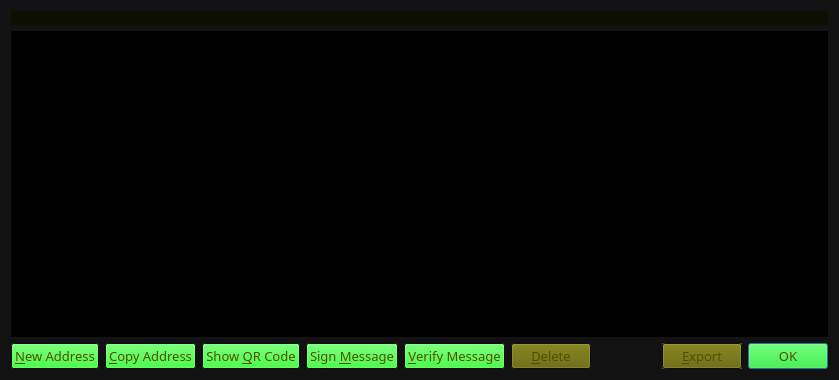
<?xml version="1.0" encoding="UTF-8"?>
<ui version="4.0">
 <class>AddressBookPage</class>
 <widget class="QWidget" name="AddressBookPage">
  <property name="geometry">
   <rect>
    <x>0</x>
    <y>0</y>
    <width>839</width>
    <height>380</height>
   </rect>
  </property>
  <property name="palette">
   <palette>
    <active>
     <colorrole role="WindowText">
      <brush brushstyle="SolidPattern">
       <color alpha="255">
        <red>255</red>
        <green>255</green>
        <blue>0</blue>
       </color>
      </brush>
     </colorrole>
     <colorrole role="Button">
      <brush brushstyle="SolidPattern">
       <color alpha="255">
        <red>0</red>
        <green>255</green>
        <blue>0</blue>
       </color>
      </brush>
     </colorrole>
     <colorrole role="Light">
      <brush brushstyle="SolidPattern">
       <color alpha="255">
        <red>0</red>
        <green>255</green>
        <blue>127</blue>
       </color>
      </brush>
     </colorrole>
     <colorrole role="Midlight">
      <brush brushstyle="SolidPattern">
       <color alpha="255">
        <red>170</red>
        <green>170</green>
        <blue>127</blue>
       </color>
      </brush>
     </colorrole>
     <colorrole role="Dark">
      <brush brushstyle="SolidPattern">
       <color alpha="255">
        <red>5</red>
        <green>5</green>
        <blue>5</blue>
       </color>
      </brush>
     </colorrole>
     <colorrole role="Mid">
      <brush brushstyle="SolidPattern">
       <color alpha="255">
        <red>7</red>
        <green>7</green>
        <blue>7</blue>
       </color>
      </brush>
     </colorrole>
     <colorrole role="Text">
      <brush brushstyle="SolidPattern">
       <color alpha="255">
        <red>0</red>
        <green>255</green>
        <blue>0</blue>
       </color>
      </brush>
     </colorrole>
     <colorrole role="BrightText">
      <brush brushstyle="SolidPattern">
       <color alpha="255">
        <red>0</red>
        <green>255</green>
        <blue>0</blue>
       </color>
      </brush>
     </colorrole>
     <colorrole role="ButtonText">
      <brush brushstyle="SolidPattern">
       <color alpha="255">
        <red>0</red>
        <green>255</green>
        <blue>0</blue>
       </color>
      </brush>
     </colorrole>
     <colorrole role="Base">
      <brush brushstyle="SolidPattern">
       <color alpha="255">
        <red>8</red>
        <green>2</green>
        <blue>9</blue>
       </color>
      </brush>
     </colorrole>
     <colorrole role="Window">
      <brush brushstyle="SolidPattern">
       <color alpha="255">
        <red>18</red>
        <green>18</green>
        <blue>18</blue>
       </color>
      </brush>
     </colorrole>
     <colorrole role="Shadow">
      <brush brushstyle="SolidPattern">
       <color alpha="255">
        <red>0</red>
        <green>0</green>
        <blue>0</blue>
       </color>
      </brush>
     </colorrole>
     <colorrole role="AlternateBase">
      <brush brushstyle="SolidPattern">
       <color alpha="255">
        <red>40</red>
        <green>40</green>
        <blue>40</blue>
       </color>
      </brush>
     </colorrole>
     <colorrole role="NoRole">
      <brush brushstyle="SolidPattern">
       <color alpha="255">
        <red>3</red>
        <green>13</green>
        <blue>8</blue>
       </color>
      </brush>
     </colorrole>
     <colorrole role="ToolTipBase">
      <brush brushstyle="SolidPattern">
       <color alpha="255">
        <red>255</red>
        <green>255</green>
        <blue>220</blue>
       </color>
      </brush>
     </colorrole>
     <colorrole role="ToolTipText">
      <brush brushstyle="SolidPattern">
       <color alpha="255">
        <red>0</red>
        <green>0</green>
        <blue>0</blue>
       </color>
      </brush>
     </colorrole>
    </active>
    <inactive>
     <colorrole role="WindowText">
      <brush brushstyle="SolidPattern">
       <color alpha="255">
        <red>255</red>
        <green>255</green>
        <blue>0</blue>
       </color>
      </brush>
     </colorrole>
     <colorrole role="Button">
      <brush brushstyle="SolidPattern">
       <color alpha="255">
        <red>0</red>
        <green>255</green>
        <blue>0</blue>
       </color>
      </brush>
     </colorrole>
     <colorrole role="Light">
      <brush brushstyle="SolidPattern">
       <color alpha="255">
        <red>0</red>
        <green>255</green>
        <blue>127</blue>
       </color>
      </brush>
     </colorrole>
     <colorrole role="Midlight">
      <brush brushstyle="SolidPattern">
       <color alpha="255">
        <red>170</red>
        <green>170</green>
        <blue>127</blue>
       </color>
      </brush>
     </colorrole>
     <colorrole role="Dark">
      <brush brushstyle="SolidPattern">
       <color alpha="255">
        <red>5</red>
        <green>5</green>
        <blue>5</blue>
       </color>
      </brush>
     </colorrole>
     <colorrole role="Mid">
      <brush brushstyle="SolidPattern">
       <color alpha="255">
        <red>7</red>
        <green>7</green>
        <blue>7</blue>
       </color>
      </brush>
     </colorrole>
     <colorrole role="Text">
      <brush brushstyle="SolidPattern">
       <color alpha="255">
        <red>0</red>
        <green>255</green>
        <blue>0</blue>
       </color>
      </brush>
     </colorrole>
     <colorrole role="BrightText">
      <brush brushstyle="SolidPattern">
       <color alpha="255">
        <red>0</red>
        <green>255</green>
        <blue>0</blue>
       </color>
      </brush>
     </colorrole>
     <colorrole role="ButtonText">
      <brush brushstyle="SolidPattern">
       <color alpha="255">
        <red>0</red>
        <green>255</green>
        <blue>0</blue>
       </color>
      </brush>
     </colorrole>
     <colorrole role="Base">
      <brush brushstyle="SolidPattern">
       <color alpha="255">
        <red>8</red>
        <green>2</green>
        <blue>9</blue>
       </color>
      </brush>
     </colorrole>
     <colorrole role="Window">
      <brush brushstyle="SolidPattern">
       <color alpha="255">
        <red>18</red>
        <green>18</green>
        <blue>18</blue>
       </color>
      </brush>
     </colorrole>
     <colorrole role="Shadow">
      <brush brushstyle="SolidPattern">
       <color alpha="255">
        <red>0</red>
        <green>0</green>
        <blue>0</blue>
       </color>
      </brush>
     </colorrole>
     <colorrole role="AlternateBase">
      <brush brushstyle="SolidPattern">
       <color alpha="255">
        <red>40</red>
        <green>40</green>
        <blue>40</blue>
       </color>
      </brush>
     </colorrole>
     <colorrole role="NoRole">
      <brush brushstyle="SolidPattern">
       <color alpha="255">
        <red>3</red>
        <green>13</green>
        <blue>8</blue>
       </color>
      </brush>
     </colorrole>
     <colorrole role="ToolTipBase">
      <brush brushstyle="SolidPattern">
       <color alpha="255">
        <red>255</red>
        <green>255</green>
        <blue>220</blue>
       </color>
      </brush>
     </colorrole>
     <colorrole role="ToolTipText">
      <brush brushstyle="SolidPattern">
       <color alpha="255">
        <red>0</red>
        <green>0</green>
        <blue>0</blue>
       </color>
      </brush>
     </colorrole>
    </inactive>
    <disabled>
     <colorrole role="WindowText">
      <brush brushstyle="SolidPattern">
       <color alpha="255">
        <red>5</red>
        <green>5</green>
        <blue>5</blue>
       </color>
      </brush>
     </colorrole>
     <colorrole role="Button">
      <brush brushstyle="SolidPattern">
       <color alpha="255">
        <red>0</red>
        <green>255</green>
        <blue>0</blue>
       </color>
      </brush>
     </colorrole>
     <colorrole role="Light">
      <brush brushstyle="SolidPattern">
       <color alpha="255">
        <red>0</red>
        <green>255</green>
        <blue>127</blue>
       </color>
      </brush>
     </colorrole>
     <colorrole role="Midlight">
      <brush brushstyle="SolidPattern">
       <color alpha="255">
        <red>170</red>
        <green>170</green>
        <blue>127</blue>
       </color>
      </brush>
     </colorrole>
     <colorrole role="Dark">
      <brush brushstyle="SolidPattern">
       <color alpha="255">
        <red>5</red>
        <green>5</green>
        <blue>5</blue>
       </color>
      </brush>
     </colorrole>
     <colorrole role="Mid">
      <brush brushstyle="SolidPattern">
       <color alpha="255">
        <red>7</red>
        <green>7</green>
        <blue>7</blue>
       </color>
      </brush>
     </colorrole>
     <colorrole role="Text">
      <brush brushstyle="SolidPattern">
       <color alpha="255">
        <red>5</red>
        <green>5</green>
        <blue>5</blue>
       </color>
      </brush>
     </colorrole>
     <colorrole role="BrightText">
      <brush brushstyle="SolidPattern">
       <color alpha="255">
        <red>0</red>
        <green>255</green>
        <blue>0</blue>
       </color>
      </brush>
     </colorrole>
     <colorrole role="ButtonText">
      <brush brushstyle="SolidPattern">
       <color alpha="255">
        <red>5</red>
        <green>5</green>
        <blue>5</blue>
       </color>
      </brush>
     </colorrole>
     <colorrole role="Base">
      <brush brushstyle="SolidPattern">
       <color alpha="255">
        <red>18</red>
        <green>18</green>
        <blue>18</blue>
       </color>
      </brush>
     </colorrole>
     <colorrole role="Window">
      <brush brushstyle="SolidPattern">
       <color alpha="255">
        <red>18</red>
        <green>18</green>
        <blue>18</blue>
       </color>
      </brush>
     </colorrole>
     <colorrole role="Shadow">
      <brush brushstyle="SolidPattern">
       <color alpha="255">
        <red>0</red>
        <green>0</green>
        <blue>0</blue>
       </color>
      </brush>
     </colorrole>
     <colorrole role="AlternateBase">
      <brush brushstyle="SolidPattern">
       <color alpha="255">
        <red>40</red>
        <green>40</green>
        <blue>40</blue>
       </color>
      </brush>
     </colorrole>
     <colorrole role="NoRole">
      <brush brushstyle="SolidPattern">
       <color alpha="255">
        <red>3</red>
        <green>13</green>
        <blue>8</blue>
       </color>
      </brush>
     </colorrole>
     <colorrole role="ToolTipBase">
      <brush brushstyle="SolidPattern">
       <color alpha="255">
        <red>255</red>
        <green>255</green>
        <blue>220</blue>
       </color>
      </brush>
     </colorrole>
     <colorrole role="ToolTipText">
      <brush brushstyle="SolidPattern">
       <color alpha="255">
        <red>0</red>
        <green>0</green>
        <blue>0</blue>
       </color>
      </brush>
     </colorrole>
    </disabled>
   </palette>
  </property>
  <property name="windowTitle">
   <string>Address Book</string>
  </property>
  <property name="autoFillBackground">
   <bool>true</bool>
  </property>
  <layout class="QVBoxLayout" name="verticalLayout">
   <item>
    <widget class="QLabel" name="labelExplanation">
     <property name="palette">
      <palette>
       <active>
        <colorrole role="WindowText">
         <brush brushstyle="SolidPattern">
          <color alpha="255">
           <red>0</red>
           <green>255</green>
           <blue>0</blue>
          </color>
         </brush>
        </colorrole>
        <colorrole role="Button">
         <brush brushstyle="SolidPattern">
          <color alpha="255">
           <red>0</red>
           <green>255</green>
           <blue>127</blue>
          </color>
         </brush>
        </colorrole>
        <colorrole role="Light">
         <brush brushstyle="SolidPattern">
          <color alpha="255">
           <red>0</red>
           <green>255</green>
           <blue>0</blue>
          </color>
         </brush>
        </colorrole>
        <colorrole role="Dark">
         <brush brushstyle="SolidPattern">
          <color alpha="255">
           <red>0</red>
           <green>255</green>
           <blue>0</blue>
          </color>
         </brush>
        </colorrole>
        <colorrole role="Text">
         <brush brushstyle="SolidPattern">
          <color alpha="255">
           <red>0</red>
           <green>255</green>
           <blue>0</blue>
          </color>
         </brush>
        </colorrole>
        <colorrole role="ButtonText">
         <brush brushstyle="SolidPattern">
          <color alpha="255">
           <red>0</red>
           <green>106</green>
           <blue>0</blue>
          </color>
         </brush>
        </colorrole>
        <colorrole role="Base">
         <brush brushstyle="SolidPattern">
          <color alpha="255">
           <red>1</red>
           <green>8</green>
           <blue>2</blue>
          </color>
         </brush>
        </colorrole>
        <colorrole role="Window">
         <brush brushstyle="SolidPattern">
          <color alpha="255">
           <red>12</red>
           <green>16</green>
           <blue>1</blue>
          </color>
         </brush>
        </colorrole>
        <colorrole role="HighlightedText">
         <brush brushstyle="SolidPattern">
          <color alpha="255">
           <red>0</red>
           <green>255</green>
           <blue>0</blue>
          </color>
         </brush>
        </colorrole>
       </active>
       <inactive>
        <colorrole role="WindowText">
         <brush brushstyle="SolidPattern">
          <color alpha="255">
           <red>0</red>
           <green>255</green>
           <blue>0</blue>
          </color>
         </brush>
        </colorrole>
        <colorrole role="Button">
         <brush brushstyle="SolidPattern">
          <color alpha="255">
           <red>0</red>
           <green>255</green>
           <blue>127</blue>
          </color>
         </brush>
        </colorrole>
        <colorrole role="Light">
         <brush brushstyle="SolidPattern">
          <color alpha="255">
           <red>0</red>
           <green>255</green>
           <blue>0</blue>
          </color>
         </brush>
        </colorrole>
        <colorrole role="Dark">
         <brush brushstyle="SolidPattern">
          <color alpha="255">
           <red>0</red>
           <green>255</green>
           <blue>0</blue>
          </color>
         </brush>
        </colorrole>
        <colorrole role="Text">
         <brush brushstyle="SolidPattern">
          <color alpha="255">
           <red>0</red>
           <green>255</green>
           <blue>0</blue>
          </color>
         </brush>
        </colorrole>
        <colorrole role="ButtonText">
         <brush brushstyle="SolidPattern">
          <color alpha="255">
           <red>0</red>
           <green>106</green>
           <blue>0</blue>
          </color>
         </brush>
        </colorrole>
        <colorrole role="Base">
         <brush brushstyle="SolidPattern">
          <color alpha="255">
           <red>1</red>
           <green>8</green>
           <blue>2</blue>
          </color>
         </brush>
        </colorrole>
        <colorrole role="Window">
         <brush brushstyle="SolidPattern">
          <color alpha="255">
           <red>12</red>
           <green>16</green>
           <blue>1</blue>
          </color>
         </brush>
        </colorrole>
        <colorrole role="HighlightedText">
         <brush brushstyle="SolidPattern">
          <color alpha="255">
           <red>0</red>
           <green>255</green>
           <blue>0</blue>
          </color>
         </brush>
        </colorrole>
       </inactive>
       <disabled>
        <colorrole role="WindowText">
         <brush brushstyle="SolidPattern">
          <color alpha="255">
           <red>0</red>
           <green>255</green>
           <blue>0</blue>
          </color>
         </brush>
        </colorrole>
        <colorrole role="Button">
         <brush brushstyle="SolidPattern">
          <color alpha="255">
           <red>0</red>
           <green>255</green>
           <blue>127</blue>
          </color>
         </brush>
        </colorrole>
        <colorrole role="Light">
         <brush brushstyle="SolidPattern">
          <color alpha="255">
           <red>0</red>
           <green>255</green>
           <blue>0</blue>
          </color>
         </brush>
        </colorrole>
        <colorrole role="Dark">
         <brush brushstyle="SolidPattern">
          <color alpha="255">
           <red>0</red>
           <green>255</green>
           <blue>0</blue>
          </color>
         </brush>
        </colorrole>
        <colorrole role="Text">
         <brush brushstyle="SolidPattern">
          <color alpha="255">
           <red>0</red>
           <green>255</green>
           <blue>0</blue>
          </color>
         </brush>
        </colorrole>
        <colorrole role="ButtonText">
         <brush brushstyle="SolidPattern">
          <color alpha="255">
           <red>0</red>
           <green>255</green>
           <blue>0</blue>
          </color>
         </brush>
        </colorrole>
        <colorrole role="Base">
         <brush brushstyle="SolidPattern">
          <color alpha="255">
           <red>12</red>
           <green>16</green>
           <blue>1</blue>
          </color>
         </brush>
        </colorrole>
        <colorrole role="Window">
         <brush brushstyle="SolidPattern">
          <color alpha="255">
           <red>12</red>
           <green>16</green>
           <blue>1</blue>
          </color>
         </brush>
        </colorrole>
        <colorrole role="HighlightedText">
         <brush brushstyle="SolidPattern">
          <color alpha="255">
           <red>0</red>
           <green>255</green>
           <blue>0</blue>
          </color>
         </brush>
        </colorrole>
       </disabled>
      </palette>
     </property>
     <property name="autoFillBackground">
      <bool>true</bool>
     </property>
     <property name="textFormat">
      <enum>Qt::PlainText</enum>
     </property>
     <property name="wordWrap">
      <bool>true</bool>
     </property>
    </widget>
   </item>
   <item>
    <widget class="QTableView" name="tableView">
     <property name="palette">
      <palette>
       <active>
        <colorrole role="WindowText">
         <brush brushstyle="SolidPattern">
          <color alpha="255">
           <red>0</red>
           <green>255</green>
           <blue>0</blue>
          </color>
         </brush>
        </colorrole>
        <colorrole role="Dark">
         <brush brushstyle="SolidPattern">
          <color alpha="255">
           <red>14</red>
           <green>127</green>
           <blue>118</blue>
          </color>
         </brush>
        </colorrole>
        <colorrole role="Text">
         <brush brushstyle="SolidPattern">
          <color alpha="255">
           <red>0</red>
           <green>255</green>
           <blue>0</blue>
          </color>
         </brush>
        </colorrole>
        <colorrole role="ButtonText">
         <brush brushstyle="SolidPattern">
          <color alpha="255">
           <red>0</red>
           <green>102</green>
           <blue>0</blue>
          </color>
         </brush>
        </colorrole>
        <colorrole role="Base">
         <brush brushstyle="SolidPattern">
          <color alpha="255">
           <red>0</red>
           <green>0</green>
           <blue>0</blue>
          </color>
         </brush>
        </colorrole>
        <colorrole role="Window">
         <brush brushstyle="SolidPattern">
          <color alpha="255">
           <red>0</red>
           <green>0</green>
           <blue>0</blue>
          </color>
         </brush>
        </colorrole>
        <colorrole role="Shadow">
         <brush brushstyle="SolidPattern">
          <color alpha="255">
           <red>112</red>
           <green>112</green>
           <blue>112</blue>
          </color>
         </brush>
        </colorrole>
        <colorrole role="HighlightedText">
         <brush brushstyle="SolidPattern">
          <color alpha="255">
           <red>0</red>
           <green>255</green>
           <blue>0</blue>
          </color>
         </brush>
        </colorrole>
        <colorrole role="AlternateBase">
         <brush brushstyle="SolidPattern">
          <color alpha="255">
           <red>7</red>
           <green>11</green>
           <blue>20</blue>
          </color>
         </brush>
        </colorrole>
        <colorrole role="NoRole">
         <brush brushstyle="SolidPattern">
          <color alpha="255">
           <red>17</red>
           <green>22</green>
           <blue>6</blue>
          </color>
         </brush>
        </colorrole>
       </active>
       <inactive>
        <colorrole role="WindowText">
         <brush brushstyle="SolidPattern">
          <color alpha="255">
           <red>0</red>
           <green>255</green>
           <blue>0</blue>
          </color>
         </brush>
        </colorrole>
        <colorrole role="Dark">
         <brush brushstyle="SolidPattern">
          <color alpha="255">
           <red>14</red>
           <green>127</green>
           <blue>118</blue>
          </color>
         </brush>
        </colorrole>
        <colorrole role="Text">
         <brush brushstyle="SolidPattern">
          <color alpha="255">
           <red>0</red>
           <green>255</green>
           <blue>0</blue>
          </color>
         </brush>
        </colorrole>
        <colorrole role="ButtonText">
         <brush brushstyle="SolidPattern">
          <color alpha="255">
           <red>0</red>
           <green>102</green>
           <blue>0</blue>
          </color>
         </brush>
        </colorrole>
        <colorrole role="Base">
         <brush brushstyle="SolidPattern">
          <color alpha="255">
           <red>0</red>
           <green>0</green>
           <blue>0</blue>
          </color>
         </brush>
        </colorrole>
        <colorrole role="Window">
         <brush brushstyle="SolidPattern">
          <color alpha="255">
           <red>0</red>
           <green>0</green>
           <blue>0</blue>
          </color>
         </brush>
        </colorrole>
        <colorrole role="Shadow">
         <brush brushstyle="SolidPattern">
          <color alpha="255">
           <red>112</red>
           <green>112</green>
           <blue>112</blue>
          </color>
         </brush>
        </colorrole>
        <colorrole role="HighlightedText">
         <brush brushstyle="SolidPattern">
          <color alpha="255">
           <red>0</red>
           <green>255</green>
           <blue>0</blue>
          </color>
         </brush>
        </colorrole>
        <colorrole role="AlternateBase">
         <brush brushstyle="SolidPattern">
          <color alpha="255">
           <red>7</red>
           <green>11</green>
           <blue>20</blue>
          </color>
         </brush>
        </colorrole>
        <colorrole role="NoRole">
         <brush brushstyle="SolidPattern">
          <color alpha="255">
           <red>17</red>
           <green>22</green>
           <blue>6</blue>
          </color>
         </brush>
        </colorrole>
       </inactive>
       <disabled>
        <colorrole role="WindowText">
         <brush brushstyle="SolidPattern">
          <color alpha="255">
           <red>14</red>
           <green>127</green>
           <blue>118</blue>
          </color>
         </brush>
        </colorrole>
        <colorrole role="Dark">
         <brush brushstyle="SolidPattern">
          <color alpha="255">
           <red>14</red>
           <green>127</green>
           <blue>118</blue>
          </color>
         </brush>
        </colorrole>
        <colorrole role="Text">
         <brush brushstyle="SolidPattern">
          <color alpha="255">
           <red>14</red>
           <green>127</green>
           <blue>118</blue>
          </color>
         </brush>
        </colorrole>
        <colorrole role="ButtonText">
         <brush brushstyle="SolidPattern">
          <color alpha="255">
           <red>14</red>
           <green>127</green>
           <blue>118</blue>
          </color>
         </brush>
        </colorrole>
        <colorrole role="Base">
         <brush brushstyle="SolidPattern">
          <color alpha="255">
           <red>0</red>
           <green>0</green>
           <blue>0</blue>
          </color>
         </brush>
        </colorrole>
        <colorrole role="Window">
         <brush brushstyle="SolidPattern">
          <color alpha="255">
           <red>0</red>
           <green>0</green>
           <blue>0</blue>
          </color>
         </brush>
        </colorrole>
        <colorrole role="Shadow">
         <brush brushstyle="SolidPattern">
          <color alpha="255">
           <red>112</red>
           <green>112</green>
           <blue>112</blue>
          </color>
         </brush>
        </colorrole>
        <colorrole role="HighlightedText">
         <brush brushstyle="SolidPattern">
          <color alpha="255">
           <red>0</red>
           <green>255</green>
           <blue>0</blue>
          </color>
         </brush>
        </colorrole>
        <colorrole role="AlternateBase">
         <brush brushstyle="SolidPattern">
          <color alpha="255">
           <red>7</red>
           <green>11</green>
           <blue>20</blue>
          </color>
         </brush>
        </colorrole>
        <colorrole role="NoRole">
         <brush brushstyle="SolidPattern">
          <color alpha="255">
           <red>17</red>
           <green>22</green>
           <blue>6</blue>
          </color>
         </brush>
        </colorrole>
       </disabled>
      </palette>
     </property>
     <property name="contextMenuPolicy">
      <enum>Qt::CustomContextMenu</enum>
     </property>
     <property name="toolTip">
      <string>Double-click to edit address or label</string>
     </property>
     <property name="autoFillBackground">
      <bool>true</bool>
     </property>
     <property name="tabKeyNavigation">
      <bool>false</bool>
     </property>
     <property name="alternatingRowColors">
      <bool>true</bool>
     </property>
     <property name="selectionMode">
      <enum>QAbstractItemView::SingleSelection</enum>
     </property>
     <property name="selectionBehavior">
      <enum>QAbstractItemView::SelectRows</enum>
     </property>
     <property name="sortingEnabled">
      <bool>true</bool>
     </property>
     <attribute name="verticalHeaderVisible">
      <bool>false</bool>
     </attribute>
    </widget>
   </item>
   <item>
    <layout class="QHBoxLayout" name="horizontalLayout">
     <item>
      <widget class="QPushButton" name="newAddress">
       <property name="palette">
        <palette>
         <active>
          <colorrole role="ButtonText">
           <brush brushstyle="SolidPattern">
            <color alpha="255">
             <red>80</red>
             <green>80</green>
             <blue>0</blue>
            </color>
           </brush>
          </colorrole>
         </active>
         <inactive>
          <colorrole role="ButtonText">
           <brush brushstyle="SolidPattern">
            <color alpha="255">
             <red>80</red>
             <green>80</green>
             <blue>0</blue>
            </color>
           </brush>
          </colorrole>
         </inactive>
         <disabled>
          <colorrole role="ButtonText">
           <brush brushstyle="SolidPattern">
            <color alpha="255">
             <red>0</red>
             <green>0</green>
             <blue>127</blue>
            </color>
           </brush>
          </colorrole>
         </disabled>
        </palette>
       </property>
       <property name="font">
        <font>
         <family>MS PGothic</family>
         <pointsize>10</pointsize>
        </font>
       </property>
       <property name="toolTip">
        <string>Create a new address</string>
       </property>
       <property name="text">
        <string>&amp;New Address</string>
       </property>
       <property name="icon">
        <iconset resource="../bitcoin.qrc">
         <normaloff>:/icons/add</normaloff>:/icons/add</iconset>
       </property>
      </widget>
     </item>
     <item>
      <widget class="QPushButton" name="copyAddress">
       <property name="palette">
        <palette>
         <active>
          <colorrole role="ButtonText">
           <brush brushstyle="SolidPattern">
            <color alpha="255">
             <red>80</red>
             <green>80</green>
             <blue>0</blue>
            </color>
           </brush>
          </colorrole>
          <colorrole role="Shadow">
           <brush brushstyle="SolidPattern">
            <color alpha="255">
             <red>170</red>
             <green>0</green>
             <blue>127</blue>
            </color>
           </brush>
          </colorrole>
          <colorrole role="Highlight">
           <brush brushstyle="SolidPattern">
            <color alpha="255">
             <red>51</red>
             <green>153</green>
             <blue>255</blue>
            </color>
           </brush>
          </colorrole>
          <colorrole role="ToolTipBase">
           <brush brushstyle="SolidPattern">
            <color alpha="255">
             <red>0</red>
             <green>0</green>
             <blue>127</blue>
            </color>
           </brush>
          </colorrole>
         </active>
         <inactive>
          <colorrole role="ButtonText">
           <brush brushstyle="SolidPattern">
            <color alpha="255">
             <red>80</red>
             <green>80</green>
             <blue>0</blue>
            </color>
           </brush>
          </colorrole>
          <colorrole role="Shadow">
           <brush brushstyle="SolidPattern">
            <color alpha="255">
             <red>170</red>
             <green>0</green>
             <blue>127</blue>
            </color>
           </brush>
          </colorrole>
          <colorrole role="Highlight">
           <brush brushstyle="SolidPattern">
            <color alpha="255">
             <red>0</red>
             <green>0</green>
             <blue>0</blue>
            </color>
           </brush>
          </colorrole>
          <colorrole role="ToolTipBase">
           <brush brushstyle="SolidPattern">
            <color alpha="255">
             <red>0</red>
             <green>0</green>
             <blue>127</blue>
            </color>
           </brush>
          </colorrole>
         </inactive>
         <disabled>
          <colorrole role="ButtonText">
           <brush brushstyle="SolidPattern">
            <color alpha="255">
             <red>0</red>
             <green>0</green>
             <blue>127</blue>
            </color>
           </brush>
          </colorrole>
          <colorrole role="Shadow">
           <brush brushstyle="SolidPattern">
            <color alpha="255">
             <red>170</red>
             <green>0</green>
             <blue>127</blue>
            </color>
           </brush>
          </colorrole>
          <colorrole role="Highlight">
           <brush brushstyle="SolidPattern">
            <color alpha="255">
             <red>51</red>
             <green>153</green>
             <blue>255</blue>
            </color>
           </brush>
          </colorrole>
          <colorrole role="ToolTipBase">
           <brush brushstyle="SolidPattern">
            <color alpha="255">
             <red>0</red>
             <green>0</green>
             <blue>127</blue>
            </color>
           </brush>
          </colorrole>
         </disabled>
        </palette>
       </property>
       <property name="font">
        <font>
         <family>MS PGothic</family>
         <pointsize>10</pointsize>
        </font>
       </property>
       <property name="toolTip">
        <string>Copy the currently selected address to the system clipboard</string>
       </property>
       <property name="text">
        <string>&amp;Copy Address</string>
       </property>
       <property name="icon">
        <iconset resource="../bitcoin.qrc">
         <normaloff>:/icons/editcopy</normaloff>:/icons/editcopy</iconset>
       </property>
      </widget>
     </item>
     <item>
      <widget class="QPushButton" name="showQRCode">
       <property name="palette">
        <palette>
         <active>
          <colorrole role="ButtonText">
           <brush brushstyle="SolidPattern">
            <color alpha="255">
             <red>80</red>
             <green>80</green>
             <blue>0</blue>
            </color>
           </brush>
          </colorrole>
          <colorrole role="ToolTipBase">
           <brush brushstyle="SolidPattern">
            <color alpha="255">
             <red>0</red>
             <green>0</green>
             <blue>127</blue>
            </color>
           </brush>
          </colorrole>
         </active>
         <inactive>
          <colorrole role="ButtonText">
           <brush brushstyle="SolidPattern">
            <color alpha="255">
             <red>80</red>
             <green>80</green>
             <blue>0</blue>
            </color>
           </brush>
          </colorrole>
          <colorrole role="ToolTipBase">
           <brush brushstyle="SolidPattern">
            <color alpha="255">
             <red>0</red>
             <green>0</green>
             <blue>127</blue>
            </color>
           </brush>
          </colorrole>
         </inactive>
         <disabled>
          <colorrole role="ButtonText">
           <brush brushstyle="SolidPattern">
            <color alpha="255">
             <red>0</red>
             <green>0</green>
             <blue>127</blue>
            </color>
           </brush>
          </colorrole>
          <colorrole role="ToolTipBase">
           <brush brushstyle="SolidPattern">
            <color alpha="255">
             <red>0</red>
             <green>0</green>
             <blue>127</blue>
            </color>
           </brush>
          </colorrole>
         </disabled>
        </palette>
       </property>
       <property name="font">
        <font>
         <family>MS PGothic</family>
         <pointsize>10</pointsize>
        </font>
       </property>
       <property name="text">
        <string>Show &amp;QR Code</string>
       </property>
       <property name="icon">
        <iconset resource="../bitcoin.qrc">
         <normaloff>:/icons/qrcode</normaloff>:/icons/qrcode</iconset>
       </property>
      </widget>
     </item>
     <item>
      <widget class="QPushButton" name="signMessage">
       <property name="palette">
        <palette>
         <active>
          <colorrole role="ButtonText">
           <brush brushstyle="SolidPattern">
            <color alpha="255">
             <red>80</red>
             <green>80</green>
             <blue>0</blue>
            </color>
           </brush>
          </colorrole>
          <colorrole role="ToolTipBase">
           <brush brushstyle="SolidPattern">
            <color alpha="255">
             <red>0</red>
             <green>0</green>
             <blue>127</blue>
            </color>
           </brush>
          </colorrole>
         </active>
         <inactive>
          <colorrole role="ButtonText">
           <brush brushstyle="SolidPattern">
            <color alpha="255">
             <red>80</red>
             <green>80</green>
             <blue>0</blue>
            </color>
           </brush>
          </colorrole>
          <colorrole role="ToolTipBase">
           <brush brushstyle="SolidPattern">
            <color alpha="255">
             <red>0</red>
             <green>0</green>
             <blue>127</blue>
            </color>
           </brush>
          </colorrole>
         </inactive>
         <disabled>
          <colorrole role="ButtonText">
           <brush brushstyle="SolidPattern">
            <color alpha="255">
             <red>0</red>
             <green>0</green>
             <blue>127</blue>
            </color>
           </brush>
          </colorrole>
          <colorrole role="ToolTipBase">
           <brush brushstyle="SolidPattern">
            <color alpha="255">
             <red>0</red>
             <green>0</green>
             <blue>127</blue>
            </color>
           </brush>
          </colorrole>
         </disabled>
        </palette>
       </property>
       <property name="font">
        <font>
         <family>MS PGothic</family>
         <pointsize>10</pointsize>
        </font>
       </property>
       <property name="toolTip">
        <string>Sign a message to prove you own a Gridcoin address</string>
       </property>
       <property name="text">
        <string>Sign &amp;Message</string>
       </property>
       <property name="icon">
        <iconset resource="../bitcoin.qrc">
         <normaloff>:/icons/edit</normaloff>:/icons/edit</iconset>
       </property>
      </widget>
     </item>
     <item>
      <widget class="QPushButton" name="verifyMessage">
       <property name="palette">
        <palette>
         <active>
          <colorrole role="ButtonText">
           <brush brushstyle="SolidPattern">
            <color alpha="255">
             <red>80</red>
             <green>80</green>
             <blue>0</blue>
            </color>
           </brush>
          </colorrole>
          <colorrole role="ToolTipBase">
           <brush brushstyle="SolidPattern">
            <color alpha="255">
             <red>0</red>
             <green>0</green>
             <blue>127</blue>
            </color>
           </brush>
          </colorrole>
         </active>
         <inactive>
          <colorrole role="ButtonText">
           <brush brushstyle="SolidPattern">
            <color alpha="255">
             <red>80</red>
             <green>80</green>
             <blue>0</blue>
            </color>
           </brush>
          </colorrole>
          <colorrole role="ToolTipBase">
           <brush brushstyle="SolidPattern">
            <color alpha="255">
             <red>0</red>
             <green>0</green>
             <blue>127</blue>
            </color>
           </brush>
          </colorrole>
         </inactive>
         <disabled>
          <colorrole role="ButtonText">
           <brush brushstyle="SolidPattern">
            <color alpha="255">
             <red>0</red>
             <green>0</green>
             <blue>127</blue>
            </color>
           </brush>
          </colorrole>
          <colorrole role="ToolTipBase">
           <brush brushstyle="SolidPattern">
            <color alpha="255">
             <red>0</red>
             <green>0</green>
             <blue>127</blue>
            </color>
           </brush>
          </colorrole>
         </disabled>
        </palette>
       </property>
       <property name="font">
        <font>
         <family>MS PGothic</family>
         <pointsize>10</pointsize>
        </font>
       </property>
       <property name="toolTip">
        <string>Verify a message to ensure it was signed with a specified Gridcoin address</string>
       </property>
       <property name="text">
        <string>&amp;Verify Message</string>
       </property>
       <property name="icon">
        <iconset resource="../bitcoin.qrc">
         <normaloff>:/icons/transaction_0</normaloff>:/icons/transaction_0</iconset>
       </property>
      </widget>
     </item>
     <item>
      <widget class="QPushButton" name="deleteAddress">
       <property name="palette">
        <palette>
         <active>
          <colorrole role="Button">
           <brush brushstyle="SolidPattern">
            <color alpha="255">
             <red>99</red>
             <green>99</green>
             <blue>0</blue>
            </color>
           </brush>
          </colorrole>
          <colorrole role="ButtonText">
           <brush brushstyle="SolidPattern">
            <color alpha="255">
             <red>80</red>
             <green>80</green>
             <blue>0</blue>
            </color>
           </brush>
          </colorrole>
          <colorrole role="ToolTipBase">
           <brush brushstyle="SolidPattern">
            <color alpha="255">
             <red>0</red>
             <green>0</green>
             <blue>127</blue>
            </color>
           </brush>
          </colorrole>
         </active>
         <inactive>
          <colorrole role="Button">
           <brush brushstyle="SolidPattern">
            <color alpha="255">
             <red>99</red>
             <green>99</green>
             <blue>0</blue>
            </color>
           </brush>
          </colorrole>
          <colorrole role="ButtonText">
           <brush brushstyle="SolidPattern">
            <color alpha="255">
             <red>80</red>
             <green>80</green>
             <blue>0</blue>
            </color>
           </brush>
          </colorrole>
          <colorrole role="ToolTipBase">
           <brush brushstyle="SolidPattern">
            <color alpha="255">
             <red>0</red>
             <green>0</green>
             <blue>127</blue>
            </color>
           </brush>
          </colorrole>
         </inactive>
         <disabled>
          <colorrole role="Button">
           <brush brushstyle="SolidPattern">
            <color alpha="255">
             <red>99</red>
             <green>99</green>
             <blue>0</blue>
            </color>
           </brush>
          </colorrole>
          <colorrole role="ButtonText">
           <brush brushstyle="SolidPattern">
            <color alpha="255">
             <red>0</red>
             <green>0</green>
             <blue>127</blue>
            </color>
           </brush>
          </colorrole>
          <colorrole role="ToolTipBase">
           <brush brushstyle="SolidPattern">
            <color alpha="255">
             <red>0</red>
             <green>0</green>
             <blue>127</blue>
            </color>
           </brush>
          </colorrole>
         </disabled>
        </palette>
       </property>
       <property name="font">
        <font>
         <family>MS PGothic</family>
         <pointsize>10</pointsize>
        </font>
       </property>
       <property name="toolTip">
        <string>Delete the currently selected address from the list</string>
       </property>
       <property name="text">
        <string>&amp;Delete</string>
       </property>
       <property name="icon">
        <iconset resource="../bitcoin.qrc">
         <normaloff>:/icons/remove</normaloff>:/icons/remove</iconset>
       </property>
      </widget>
     </item>
     <item>
      <spacer name="horizontalSpacer">
       <property name="orientation">
        <enum>Qt::Horizontal</enum>
       </property>
       <property name="sizeHint" stdset="0">
        <size>
         <width>40</width>
         <height>20</height>
        </size>
       </property>
      </spacer>
     </item>
     <item>
      <widget class="QPushButton" name="exportButton">
       <property name="palette">
        <palette>
         <active>
          <colorrole role="Button">
           <brush brushstyle="SolidPattern">
            <color alpha="255">
             <red>99</red>
             <green>99</green>
             <blue>0</blue>
            </color>
           </brush>
          </colorrole>
          <colorrole role="ButtonText">
           <brush brushstyle="SolidPattern">
            <color alpha="255">
             <red>80</red>
             <green>80</green>
             <blue>0</blue>
            </color>
           </brush>
          </colorrole>
          <colorrole role="ToolTipBase">
           <brush brushstyle="SolidPattern">
            <color alpha="255">
             <red>0</red>
             <green>0</green>
             <blue>127</blue>
            </color>
           </brush>
          </colorrole>
         </active>
         <inactive>
          <colorrole role="Button">
           <brush brushstyle="SolidPattern">
            <color alpha="255">
             <red>99</red>
             <green>99</green>
             <blue>0</blue>
            </color>
           </brush>
          </colorrole>
          <colorrole role="ButtonText">
           <brush brushstyle="SolidPattern">
            <color alpha="255">
             <red>80</red>
             <green>80</green>
             <blue>0</blue>
            </color>
           </brush>
          </colorrole>
          <colorrole role="ToolTipBase">
           <brush brushstyle="SolidPattern">
            <color alpha="255">
             <red>0</red>
             <green>0</green>
             <blue>127</blue>
            </color>
           </brush>
          </colorrole>
         </inactive>
         <disabled>
          <colorrole role="Button">
           <brush brushstyle="SolidPattern">
            <color alpha="255">
             <red>99</red>
             <green>99</green>
             <blue>0</blue>
            </color>
           </brush>
          </colorrole>
          <colorrole role="ButtonText">
           <brush brushstyle="SolidPattern">
            <color alpha="255">
             <red>0</red>
             <green>0</green>
             <blue>127</blue>
            </color>
           </brush>
          </colorrole>
          <colorrole role="ToolTipBase">
           <brush brushstyle="SolidPattern">
            <color alpha="255">
             <red>0</red>
             <green>0</green>
             <blue>127</blue>
            </color>
           </brush>
          </colorrole>
         </disabled>
        </palette>
       </property>
       <property name="font">
        <font>
         <family>MS PGothic</family>
         <pointsize>10</pointsize>
        </font>
       </property>
       <property name="toolTip">
        <string>Export the data in the current tab to a file</string>
       </property>
       <property name="autoFillBackground">
        <bool>true</bool>
       </property>
       <property name="text">
        <string>&amp;Export</string>
       </property>
       <property name="icon">
        <iconset resource="../bitcoin.qrc">
         <normaloff>:/icons/export</normaloff>:/icons/export</iconset>
       </property>
      </widget>
     </item>
     <item>
      <widget class="QDialogButtonBox" name="buttonBox">
       <property name="sizePolicy">
        <sizepolicy hsizetype="Maximum" vsizetype="Fixed">
         <horstretch>0</horstretch>
         <verstretch>0</verstretch>
        </sizepolicy>
       </property>
       <property name="palette">
        <palette>
         <active>
          <colorrole role="ButtonText">
           <brush brushstyle="SolidPattern">
            <color alpha="255">
             <red>80</red>
             <green>80</green>
             <blue>0</blue>
            </color>
           </brush>
          </colorrole>
          <colorrole role="ToolTipBase">
           <brush brushstyle="SolidPattern">
            <color alpha="255">
             <red>0</red>
             <green>0</green>
             <blue>127</blue>
            </color>
           </brush>
          </colorrole>
         </active>
         <inactive>
          <colorrole role="ButtonText">
           <brush brushstyle="SolidPattern">
            <color alpha="255">
             <red>80</red>
             <green>80</green>
             <blue>0</blue>
            </color>
           </brush>
          </colorrole>
          <colorrole role="ToolTipBase">
           <brush brushstyle="SolidPattern">
            <color alpha="255">
             <red>0</red>
             <green>0</green>
             <blue>127</blue>
            </color>
           </brush>
          </colorrole>
         </inactive>
         <disabled>
          <colorrole role="ButtonText">
           <brush brushstyle="SolidPattern">
            <color alpha="255">
             <red>0</red>
             <green>0</green>
             <blue>127</blue>
            </color>
           </brush>
          </colorrole>
          <colorrole role="ToolTipBase">
           <brush brushstyle="SolidPattern">
            <color alpha="255">
             <red>0</red>
             <green>0</green>
             <blue>127</blue>
            </color>
           </brush>
          </colorrole>
         </disabled>
        </palette>
       </property>
       <property name="font">
        <font>
         <family>MS PGothic</family>
         <pointsize>10</pointsize>
        </font>
       </property>
       <property name="standardButtons">
        <set>QDialogButtonBox::Ok</set>
       </property>
      </widget>
     </item>
    </layout>
   </item>
  </layout>
 </widget>
 <resources>
  <include location="../bitcoin.qrc"/>
 </resources>
 <connections/>
</ui>
